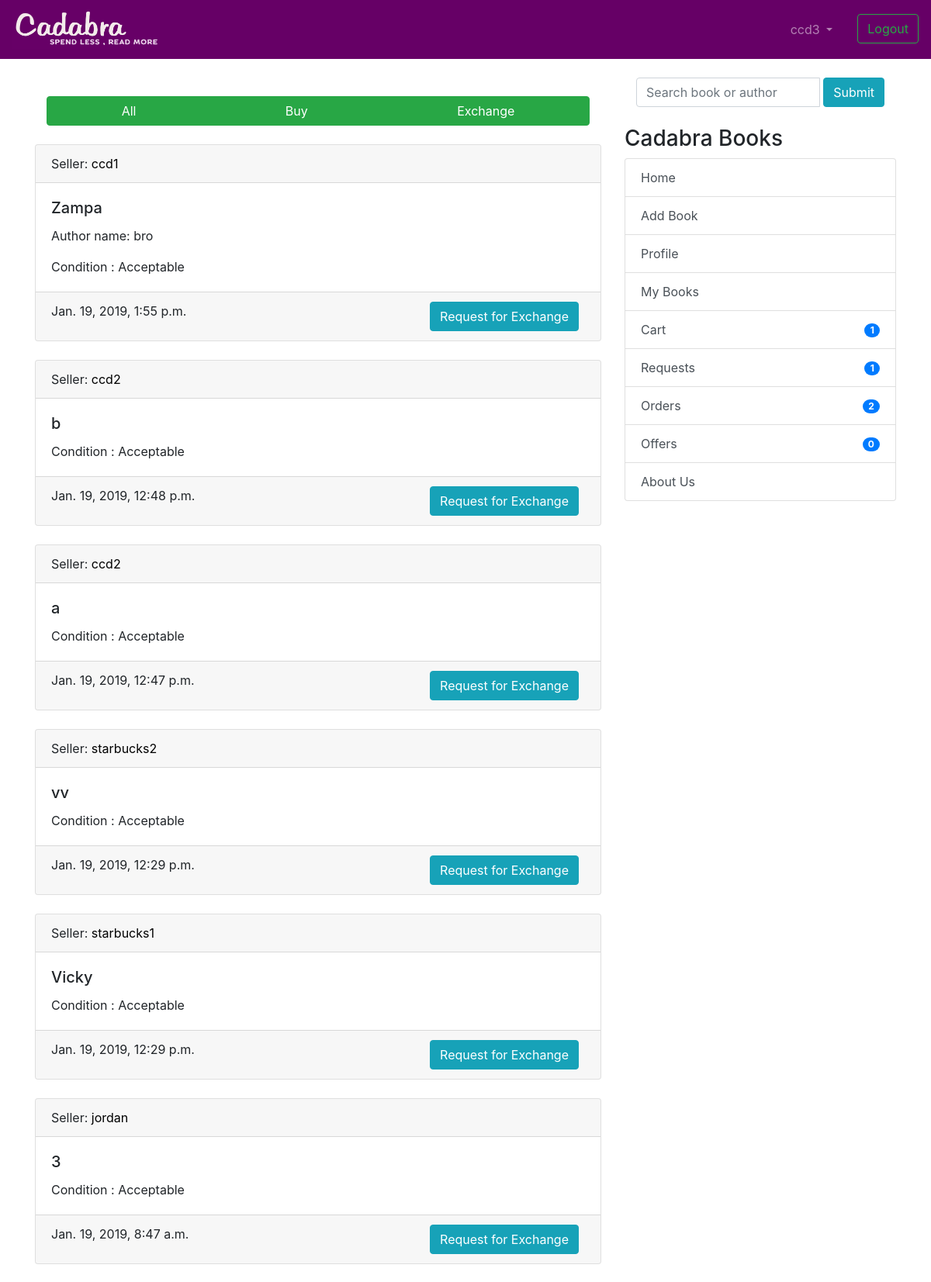
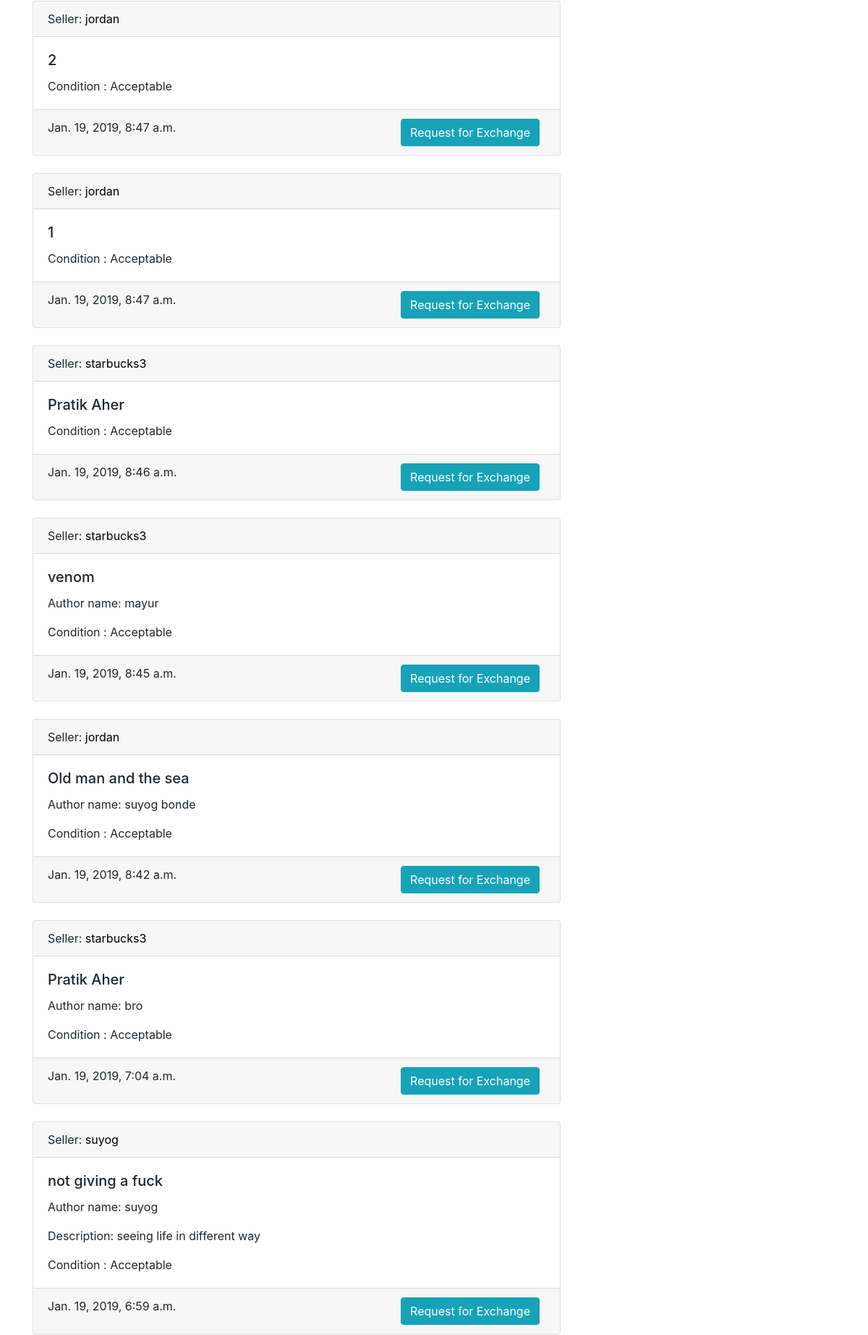
/ (signed in, upper part), run on the app's committed database (2 pictures, top to bottom).
### coreapp/models.py (models this page shows, shortened)
class Book(models.Model):
    user = models.ForeignKey(User, on_delete=models.CASCADE, null=True)
    book_name = models.CharField(
        max_length=100, help_text="We only deal with original books with ISBN codes, pirated books will not be accepted.")
    author_name = models.CharField(max_length=100, blank=True, null=True)
    description = models.CharField(max_length=2000,blank=True,null=True)
    image = models.ImageField('Book Image',null=True, blank=True, upload_to="book_images/")
    price = models.IntegerField(null=True,blank=True)
    sell_or_exchange = models.CharField(
        max_length=100, choices=BUY_OR_EXCHANGE, default='Exchange', help_text="By adding items to exchange you can make requests to other users for exchange.")
    condition = models.CharField(
        max_length=100, choices=CONITION_CHOICES, default='Acceptable')
    created_at = models.DateTimeField(auto_now_add=True)
    class Meta:
        verbose_name = 'Book'
        verbose_name_plural = 'Books'

### coreapp/views.py (the view)
# urls.py: path('', views.BookListView.as_view(), name='list_entries'),
class BookListView(LoginRequiredMixin, generic.ListView):
    model = Book
    template_name = 'list_entries.html'
    context_object_name = 'books'
    paginate_by = 15
    def get_queryset(self):
        return Book.objects.exclude(user=self.request.user).exclude(id__in=ordered_books).exclude(id__in=requester_books).exclude(id__in=offerrer_books).order_by('-created_at')

### nofapapp/context_processors.py (called while the page is built)
def add_variable_to_context(request):
    if request.user.id:
        orderitems = Order.objects.get(owner=request.user.profile)
        return {
            'requestscount': Requests.objects.filter(requester=request.user).count(),
            'offercount' : Requests.objects.filter(offerrer=request.user).count(),
            'orderscount': Transaction.objects.filter(offerrer=request.user).count()+FinalBuyOrder.objects.filter(user=request.user).count(),
            'cartitemscount': orderitems.items.count(),
            'addresscheck': get_object_or_404(ShippingAddress, profile=get_object_or_404(Profile, user=request.user)).address1,
            }
    else:
        return {}

### templates/list_entries.html (shortened to what this page needs)
{% extends 'base.html' %}
{% load static %}
{% block stylesheet %}
  <link rel="stylesheet" href="{% static 'css/search.css' %}">
{% endblock %}
{% block search %}
<div class="container">
  <div class="col-md-17">
<form class="navbar-form" method="GET" action="{% url 'searchapp:search' %}">
  <div class="input-group add-on">
    <input class="form-control" placeholder="Search book or author" name="search" id="search" type="text">
    <div class="ml-1 input-group-btn">
      <button class="btn btn-info" type="submit" >Submit</button>
    </div>
  </div>
</form>
</div>
</div>
{% endblock %}
{% block content %}
<br/>
<div class="btn-group container-fluid">
  <a href="{% url 'coreapp:list_entries' %}" class="btn btn-success">All</a>
  <a href="{% url 'coreapp:buy_entries' %}" class="btn btn-success">Buy</a>
  <a href="{% url 'coreapp:exchange_entries' %}" class="btn btn-success">Exchange</a>
</div>
<br />
<br/>
{% if books %}
    {% for book in books %}
    <div class="card text-left">
      <div class="card-header">
        Seller: <a href="{% url 'coreapp:userbooksforuser' book.user %}" style="color:black">{{ book.user.username }}</a>
      </div>
      <div class="card-body">
      <div class="d-flex justify-content-between">
        <div>
          <h5 class="card-title">{{ book.book_name }}</h5>
        {% if book.author_name %}
        <p class="card-text">Author name: {{ book.author_name }}</p>
        {% endif %}
        {% if book.description %}
        <p class="card-text">Description: {{ book.description }}</p>
        {% endif %}
        <p class="card-text">Condition : {{ book.condition }} </p>
        </div>
      </div>
      </div>
      <div class="card-footer text-mutxed">
        {{ book.created_at }}
        {% if book.sell_or_exchange == 'Sell' %}
        <a href="{% url 'cart:add_to_cart' book.id %}" class="btn btn-primary float-right">BUY FOR {{ book.price }}</a>
        {% else %}
        <button type="button" class="mr-2 btn btn-info float-right" data-toggle="modal" data-target="#requestmodal{{ book.id }}">Request for Exchange</button>
        {% endif %}
      </div>
    </div>
  {% endfor %}
  {% else %}
  <h2 align="center">No Relevant Books Found !</h2>
  {% endif %}
{% endblock %}

### templates/base.html (shortened to what this page needs)
{% load static %}
<!doctype html>
<html lang="en">
  <head>
    <link rel="stylesheet" href="https://stackpath.bootstrapcdn.com/bootstrap/4.2.1/css/bootstrap.min.css"
>
    {% block stylesheet %}{% endblock %}
  </head>
  <body>
    <header class="site-header">
<nav class="navbar navbar-expand-lg navbar-dark" style="background-color: #660066;">
  <a class="navbar-brand" href="{% url 'coreapp:list_entries' %}">
      <img src="{% static 'img/cadabra.png' %}" alt="Logo" style="width:190px;height:50px" >
    </a>
  <div class="collapse navbar-collapse" id="navbarSupportedContent">
    <ul class="navbar-nav ml-auto">
      {% if user.is_authenticated %}
      <li class="nav-item dropdown">
        <a class="nav-link dropdown-toggle mr-3" href="#" id="navbarDropdown" role="button" data-toggle="dropdown"
          aria-haspopup="true" aria-expanded="false">
          {{ user.username }}
        </a>
      </li>
      <li><a class="btn btn-outline-success ml-2 my-2 my-sm-0" href="{% url 'logout'%}">Logout</a></li>
        {% else %}
      <li><a href="{% url 'login' %}" class="btn btn-outline-success">Login</a></li>
      <li><a href="{% url 'coreapp:signup' %}" class="btn btn-primary ml-2">Sign up</a></li>
      {% endif %}
    </ul>
  </div>
</nav>
  </header>
  <br/>
    <div class="container">
      <div class="row justify-content-center">
        <div class="col-8">
          {% block content %}
          {% endblock %}
        </div>
        {% if user.is_authenticated %}
                <div class="col-md-4">
                  <div class="content-section">
                    {% block search %}
                    {% endblock %}
                    <br/>
                    <h3>Cadabra Books</h3>
                      <ul class="list-group">
                        <a class="list-group-item list-group-item-action" href="{% url 'coreapp:list_entries' %}" > Home </a>
                        <a class="list-group-item list-group-item-action" href="{% url 'coreapp:new_entry' %}" > Add Book</a>
                        <a class="list-group-item list-group-item-action" href="{% url 'coreapp:profile' %}" >Profile</a>
                        <a class="list-group-item list-group-item-action" href="{% url 'coreapp:userbooks' %}" >My Books</a>
                        <a class="list-group-item list-group-item-action" href="{% url 'cart:cart_items' %}" >Cart<span class="badge badge-primary badge-pill float-right mt-1">{{ cartitemscount }}</span> </a>
                        <a class="list-group-item list-group-item-action" href="{% url 'transaction:requests_view' %}" >Requests<span class="badge badge-primary badge-pill float-right mt-1">{{ requestscount }}</span></a>
                        <a class="list-group-item list-group-item-action" href="{% url 'transaction:orders_view' %}" >Orders <span class="badge badge-primary badge-pill float-right mt-1">{{ orderscount }}</span></a>
                        <a class="list-group-item list-group-item-action" href="{% url 'transaction:offers_view' %}" >Offers <span class="badge badge-primary badge-pill float-right mt-1">{{ offercount }}</span></a>
                        <a class="list-group-item list-group-item-action" href="{% url 'coreapp:aboutus' %}">About Us</a>
                      </ul>
                      <br/>
                  </div>
                </div>
                {% endif %}
      </div>
    </div>
</body>
</html>

### data on the page
Book: user.username "ccd1", book_name "Zampa", author_name "bro", condition "Acceptable", created_at "Jan. 19, 2019, 1:55 p.m."
Book: user.username "ccd2", book_name "b", condition "Acceptable", created_at "Jan. 19, 2019, 12:48 p.m."
Book: user.username "ccd2", book_name "a", condition "Acceptable", created_at "Jan. 19, 2019, 12:47 p.m."
Book: user.username "starbucks2", book_name "vv", condition "Acceptable", created_at "Jan. 19, 2019, 12:29 p.m."
Book: user.username "starbucks1", book_name "Vicky", condition "Acceptable", created_at "Jan. 19, 2019, 12:29 p.m."
Book: user.username "jordan", book_name "3", condition "Acceptable", created_at "Jan. 19, 2019, 8:47 a.m."
Book: user.username "jordan", book_name "2", condition "Acceptable", created_at "Jan. 19, 2019, 8:47 a.m."
Book: user.username "jordan", book_name "1", condition "Acceptable", created_at "Jan. 19, 2019, 8:47 a.m."
Book: user.username "starbucks3", book_name "Pratik Aher", condition "Acceptable", created_at "Jan. 19, 2019, 8:46 a.m."
Book: user.username "starbucks3", book_name "venom", author_name "mayur", condition "Acceptable", created_at "Jan. 19, 2019, 8:45 a.m."
Book: user.username "jordan", book_name "Old man and the sea", author_name "suyog bonde", condition "Acceptable", created_at "Jan. 19, 2019, 8:42 a.m."
Book: user.username "starbucks3", book_name "Pratik Aher", author_name "bro", condition "Acceptable", created_at "Jan. 19, 2019, 7:04 a.m."
Book: user.username "suyog", book_name "not giving a fuck", author_name "suyog", description "seeing life in different way", condition "Acceptable", created_at "Jan. 19, 2019, 6:59 a.m."

### other printed values
{{ user.username }} "ccd3"
{{ cartitemscount }} "1"
{{ requestscount }} "1"
{{ orderscount }} "2"
{{ offercount }} "0"
